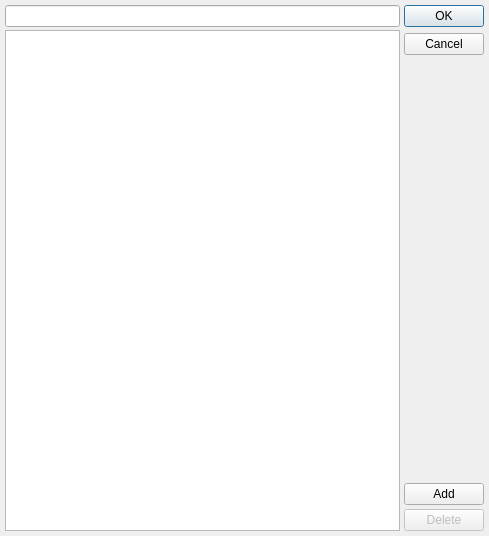
<?xml version="1.0" encoding="UTF-8"?>
<ui version="4.0">
 <class>DialogTpl</class>
 <widget class="QDialog" name="DialogTpl">
  <property name="geometry">
   <rect>
    <x>0</x>
    <y>0</y>
    <width>489</width>
    <height>536</height>
   </rect>
  </property>
  <property name="windowTitle">
   <string>Dialog</string>
  </property>
  <layout class="QHBoxLayout" name="horizontalLayout">
   <property name="spacing">
    <number>4</number>
   </property>
   <property name="leftMargin">
    <number>5</number>
   </property>
   <property name="topMargin">
    <number>5</number>
   </property>
   <property name="rightMargin">
    <number>5</number>
   </property>
   <property name="bottomMargin">
    <number>5</number>
   </property>
   <item>
    <layout class="QVBoxLayout" name="verticalLayout_2">
     <property name="spacing">
      <number>3</number>
     </property>
     <item>
      <widget class="QLineEdit" name="lineEdit"/>
     </item>
     <item>
      <widget class="QTableView" name="tableView">
       <property name="autoScroll">
        <bool>false</bool>
       </property>
       <property name="selectionMode">
        <enum>QAbstractItemView::SingleSelection</enum>
       </property>
       <property name="selectionBehavior">
        <enum>QAbstractItemView::SelectRows</enum>
       </property>
       <property name="sortingEnabled">
        <bool>true</bool>
       </property>
      </widget>
     </item>
    </layout>
   </item>
   <item>
    <layout class="QVBoxLayout" name="verticalLayout">
     <item>
      <widget class="QDialogButtonBox" name="buttonBox">
       <property name="orientation">
        <enum>Qt::Vertical</enum>
       </property>
       <property name="standardButtons">
        <set>QDialogButtonBox::Cancel|QDialogButtonBox::Ok</set>
       </property>
      </widget>
     </item>
     <item>
      <widget class="QPushButton" name="pushButton_add">
       <property name="text">
        <string>Add</string>
       </property>
      </widget>
     </item>
     <item>
      <widget class="QPushButton" name="pushButton_del">
       <property name="enabled">
        <bool>false</bool>
       </property>
       <property name="text">
        <string>Delete</string>
       </property>
      </widget>
     </item>
    </layout>
   </item>
  </layout>
 </widget>
 <resources/>
 <connections>
  <connection>
   <sender>buttonBox</sender>
   <signal>accepted()</signal>
   <receiver>DialogTpl</receiver>
   <slot>accept()</slot>
   <hints>
    <hint type="sourcelabel">
     <x>461</x>
     <y>228</y>
    </hint>
    <hint type="destinationlabel">
     <x>486</x>
     <y>244</y>
    </hint>
   </hints>
  </connection>
  <connection>
   <sender>buttonBox</sender>
   <signal>rejected()</signal>
   <receiver>DialogTpl</receiver>
   <slot>reject()</slot>
   <hints>
    <hint type="sourcelabel">
     <x>462</x>
     <y>321</y>
    </hint>
    <hint type="destinationlabel">
     <x>486</x>
     <y>314</y>
    </hint>
   </hints>
  </connection>
 </connections>
</ui>
